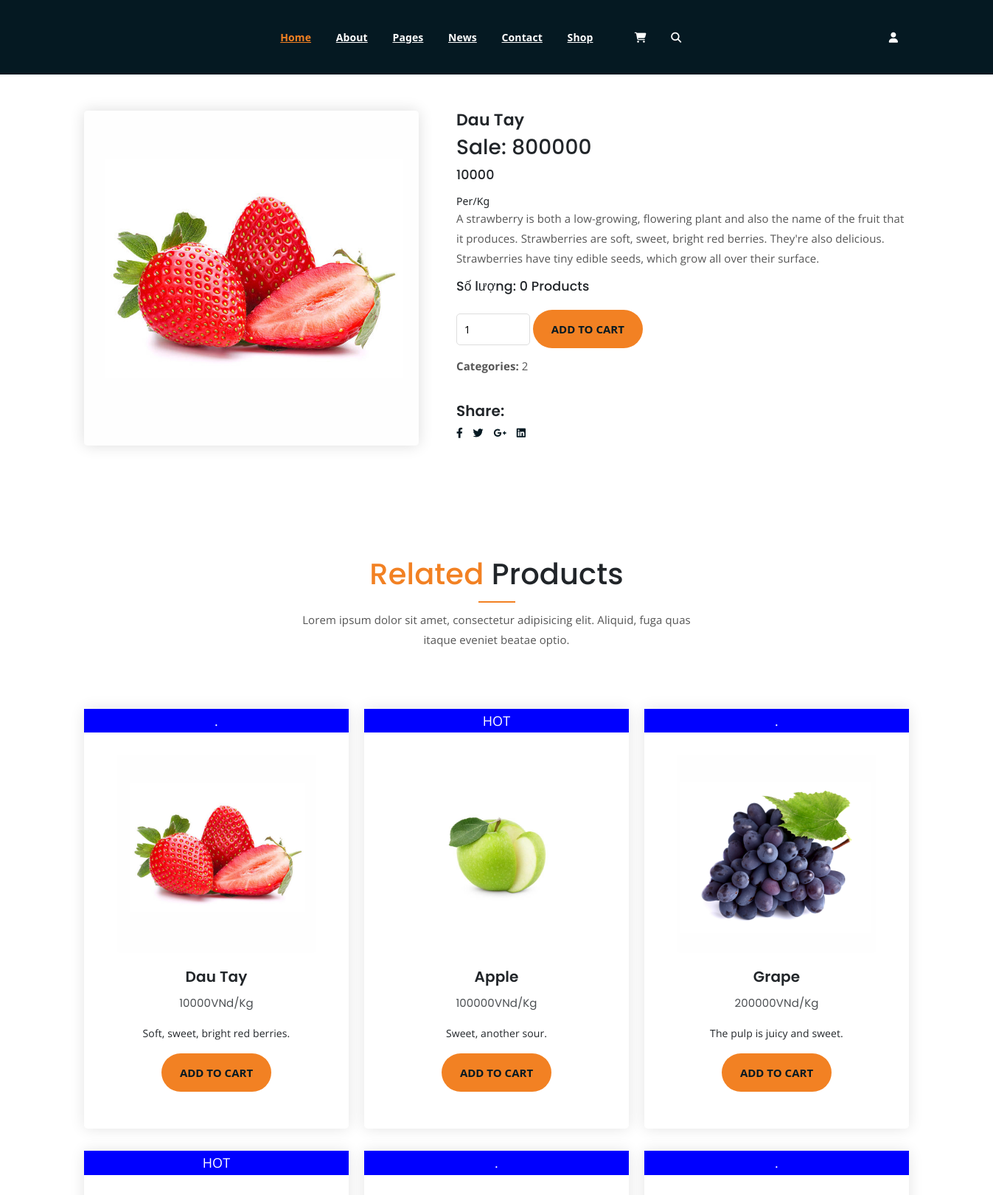
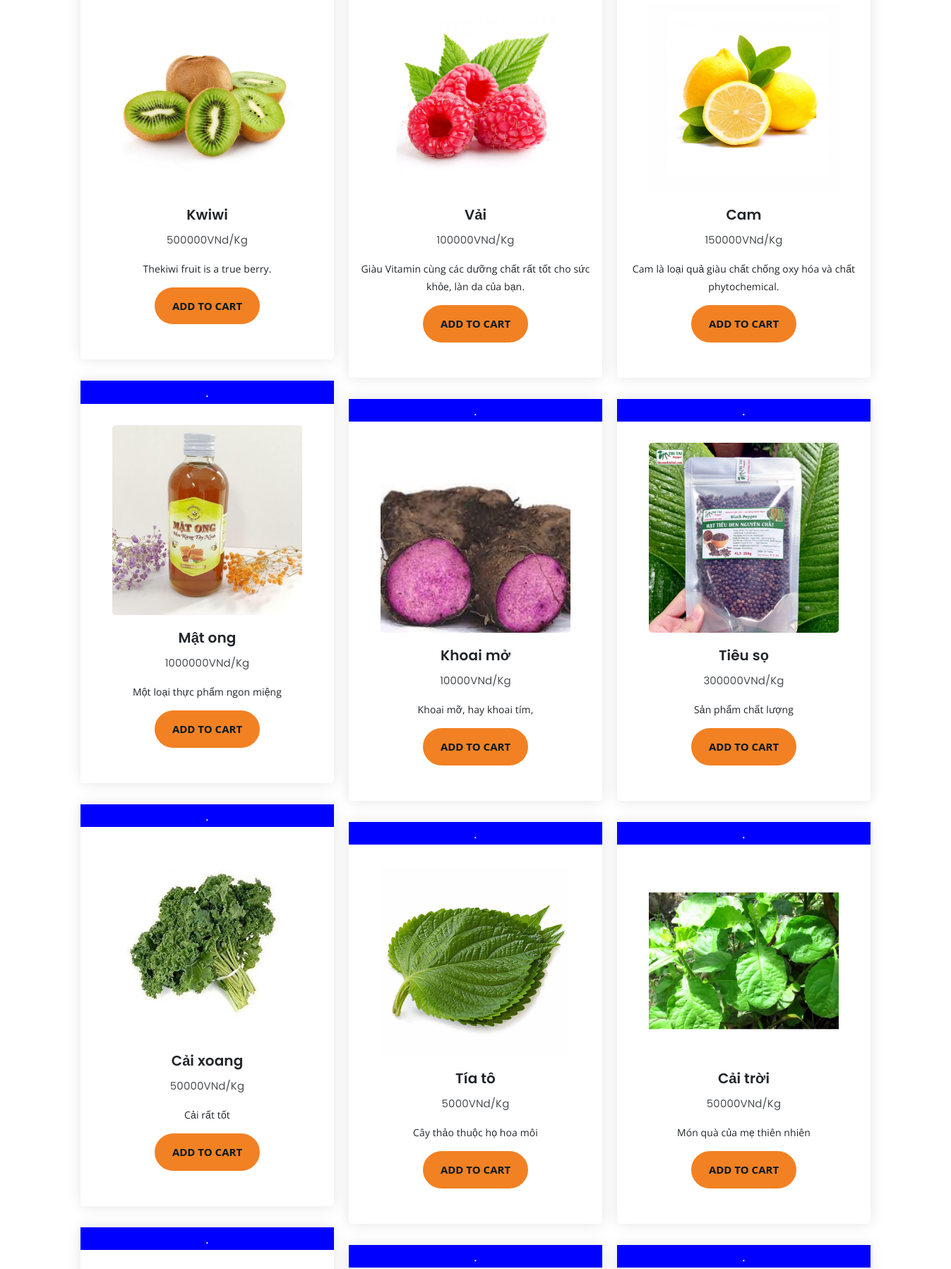
Screenshot of /SourceCode_Implement/singleproduct?id=1 (upper part) with the database file from the repository (2 pictures, top to bottom).
### tables this page shows
CREATE TABLE `tbl_sanpham` (
  `sanpham_id` int(11) NOT NULL,
  `category_id` int(11) NOT NULL,
  `sanpham_name` varchar(255) NOT NULL,
  `sanpham_chitiet` text NOT NULL,
  `sanpham_mota` text NOT NULL,
  `sanpham_gia` int(5) NOT NULL DEFAULT 0,
  `sanpham_giakm` int(10) NOT NULL DEFAULT 0,
  `sanpham_active` int(11) NOT NULL,
  `sanpham_hot` int(11) NOT NULL,
  `sanpham_soluong` int(11) NOT NULL DEFAULT 1000,
  `sanpham_img` varchar(100) NOT NULL
);

### SourceCode_Implement/core/Controller.php (called while the page is built, shortened)
<?php
    class Controller
    {
        function view( $view, $data = []) {
            require_once "./view/".$view.".php";
        }
    }
?>

### SourceCode_Implement/controller/Singleproduct.php (called while the page is built)
<?php
    class Singleproduct extends Controller
    {
        function default() {
            $this->view("singleproduct");
        }
    }
?>

### SourceCode_Implement/core/App.php (called while the page is built, shortened)
<?php
class App{
    protected $action="default";
    function __construct(){
        $arr = $this->UrlProcess();
        if( file_exists("./controller/".$arr[0].".php") ){
            unset($arr[0]);
        }
        $this->controller = new $this->controller;
        $this->params = $arr?array_values($arr):[];
        call_user_func_array([$this->controller, $this->action], $this->params );
    }
    function UrlProcess(){
        if( isset($_GET["url"]) ){
            return explode("/", filter_var(trim($_GET["url"], "/")));
        }
    }
}
?>

### SourceCode_Implement/index.php (called while the page is built, shortened)
<?php
	require_once "./core/App.php";
	require_once "./core/Controller.php";
	$myApp =  new App();
?>

### SourceCode_Implement/view/product.php (the view, shortened to what this page needs)
<?php
    $conn = mysqli_connect('localhost', 'root', '', 'nongsanstore');
    $sql = "SELECT * FROM tbl_sanpham";
    $result = mysqli_query($conn, $sql);
?>
<div class="row product-lists">
    <?php foreach ($result as $row): ?>
    <div class="col-lg-4 col-md-6 text-center <?php  echo"producttype";echo $row['category_id'];?>">
            <div class="single-product-item">
                <div class="Hot">
                    <?php
                        if($row['sanpham_hot'] == 1)
                        {
                            echo "<p>HOT</p>";
                        } else {
                            echo "<p>.</p>";
                        }
                    ?>
                </div>
                <div class="product-image">
                    <a href="./singleproduct?id=<?= $row['sanpham_id'] ?>"><img src="<?php  echo $row['sanpham_img']?>" alt=""></a>
                </div>
                <h3><?php  echo $row['sanpham_name']?>    </h3>
                <p class="product-price"><span><?php  echo $row['sanpham_gia']?>VNd/Kg</span> </p>
                <p> <?php  echo $row['sanpham_chitiet']?><p>
                    <?php
                    $id_sp=$row['sanpham_id'];
                    ?>
               <form action="<?php if(isset($_SESSION['username'])) {echo "./cart?id_sp=<?php echo $id_sp?>";} else {echo "./login";}?>" method="post">
                    <input type="submit" name="add_to_cart" value="Add To Cart">
                </form>
        </div>
    </div>
    <?php endforeach; ?>
</div>

### SourceCode_Implement/view/singleproduct.php (shortened to what this page needs)
<?php
    $conn = mysqli_connect('localhost', 'root', '', 'nongsanstore');
    $sql = "SELECT * FROM tbl_sanpham WHERE sanpham_id  =" .$_GET["id"];
    $result = mysqli_query($conn,$sql);
    $product = mysqli_fetch_assoc($result);
    $id_sp = $_GET["id"];
?>
<!DOCTYPE html>
<html lang="vn">
<?php
    require_once("./view/header.php");
?>
<body>
    <div class="single-product mt-150 mb-150">
        <div class="container">
            <div class="row">
                <div class="col-md-5">
                    <div class="single-product-img">
                        <img src="<?php  echo $product['sanpham_img']?>" alt="">
                    </div>
                </div>
                <div class="col-md-7">
                    <div class="single-product-content">
                        <h3><?php echo $product['sanpham_name'];?></h3>
                        <div class="description">
                               <?php
                                if($product['sanpham_giakm']!=0) echo "<h2> Sale: ".$product['sanpham_giakm']   ."</h2>";
                               ?>
                        </div>
                        <p class="single-product-pricing"><?php echo "<h5>".$product['sanpham_gia']."</h5>";?> </p><span>Per/Kg</span>
                        <p><?php echo $product['sanpham_mota'];?></p>
                        <div class="single-product-form">
                            <div> <h5> Số lượng: <?php echo $product['sanpham_soluong'];?> Products</h5></div>
                            <br>
                            <form action="<?php if(isset($_SESSION['username'])) {echo "./cart?id_sp=<?php echo $id_sp?>";} else {echo "./login";}?>" method="post">
                                <input type="number" name="quantity" value="1" min="1" max="<?=$product['sanpham_soluong']?>" placeholder="Quantity" required>
                                <input type="submit" name="add_to_cart" value="Add To Cart">
                            </form>
                            <p><strong>Categories: </strong><?php echo $product['category_id'];?></p>
                        </div>
                        <h4>Share:</h4>
                        <ul class="product-share">
                            <li><a href="https://www.facebook.com/"><i class="fab fa-facebook-f"></i></a></li>
                            <li><a href="https://twitter.com/?lang=vi"><i class="fab fa-twitter"></i></a></li>
                            <li><a href="https://www.google.com/"><i class="fab fa-google-plus-g"></i></a></li>
                            <li><a href="https://www.instagram.com/"><i class="fab fa-linkedin"></i></a></li>
                        </ul>
                    </div>
                </div>
            </div>
        </div>
    </div>
    <div class="more-products mb-150">
        <div class="container">
            <div class="row">
                <div class="col-lg-8 offset-lg-2 text-center">
                    <div class="section-title">
                        <h3><span class="orange-text">Related</span> Products</h3>
                        <p>Lorem ipsum dolor sit amet, consectetur adipisicing elit. Aliquid, fuga quas itaque eveniet beatae optio.</p>
                    </div>
                </div>
            </div>
                <?php
                    require_once("./view/product.php");
                ?>
        </div>
    </div>
    </body>
</html>
<?php
require_once("./view/footer.php");
?>

### SourceCode_Implement/asset/css/main.css (style rules this page uses)
html { font-size: 14px; font-weight: 400; line-height: 28px; height: 100%; }
body { font-family: "Open Sans", sans-serif; font-weight: 400; font-size: 1rem; letter-spacing: 0.1px; line-height: 1.8; color: #051922; overflow-x: hidden; }
body img { max-width: 100%; }
a { cursor: pointer; text-decoration: none; -webkit-transition: all 0.2s ease-in-out; -o-transition: all 0.2s ease-in-out; transition: all 0.2s ease-in-out; }
h1, .h1, h2, .h2, h3, .h3, h4, .h4, h5, .h5, h6, .h6 { font-family: "Poppins", sans-serif; font-weight: 700; margin: 0 0 1.25rem 0; color: #051922; }
h1:last-child, .h1:last-child, h2:last-child, .h2:last-child, h3:last-child, .h3:last-child, h4:last-child, .h4:last-child, h5:last-child, .h5:last-child, h6:last-child, .h6:last-child { margin: 0; }
h2, .h2 { font-size: 3rem; font-weight: 700; line-height: 3.25rem; }
h3, .h3 { font-size: 2rem; font-weight: 700; line-height: 2.25rem; }
h4, .h4 { font-size: 1.5rem; font-weight: 700; line-height: 1.75rem; }
h5, .h5 { font-size: 1.25rem; font-weight: 700; line-height: 1.5rem; }
p { font-family: "Open Sans", sans-serif; font-weight: 400; font-size: 1rem; letter-spacing: 0.1px; line-height: 1.8; margin: 0 0 1.25rem 0; }
p:last-child { margin: 0; }
.mt-150 { margin-top: 150px; }
.mb-150 { margin-bottom: 150px; }
.orange-text { color: #F28123; }
.section-title h3 { font-size: 40px; position: relative; padding-bottom: 15px; }
.section-title h3:after { position: absolute; content: ''; left: 0px; right: 0px; bottom: 0px; width: 50px; height: 2px; background-color: #F28123; margin: 0 auto; }
.section-title p { font-size: 15px; width: 530px; margin: 0 auto; color: #555; margin-top: 10px; line-height: 1.8; }
.section-title { margin-bottom: 80px; }
input[type="submit"] { -webkit-transition: 0.3s; -o-transition: 0.3s; transition: 0.3s; border-radius: 50px !important; }
.product-image img { -webkit-transition: 0.3s; -o-transition: 0.3s; transition: 0.3s; }
ul.product-share li a { -webkit-transition: 0.3s; -o-transition: 0.3s; transition: 0.3s; }
.single-product-item { -webkit-transition: 0.3s; -o-transition: 0.3s; transition: 0.3s; }
html, body { height: 100%; }
input[type="submit"] { background-color: #F28123; color: #051922; font-weight: 700; text-transform: uppercase; font-size: 15px; border: none !important; cursor: pointer; padding: 15px 25px; border-radius: 3px; }
.single-product-item { margin-bottom: 30px; }
.product-image { padding: 30px; padding-bottom: 0; }
.product-image img { width: 90%; border-radius: 5px; margin-bottom: 20px; }
.single-product-item h3 { font-size: 20px; font-weight: 600; margin-bottom: 10px; }
p.product-price { font-family: 'Poppins', sans-serif; font-size: 30px; font-weight: 700; margin-bottom: 15px; }
p.product-price span { display: block; opacity: 0.8; font-size: 15px; font-weight: 400; }
.single-product-img img { border-radius: 5px; -webkit-box-shadow: 0 0 20px #ddd; box-shadow: 0 0 20px #ddd; }
.single-product-content h3 { font-size: 22px; font-weight: 600; }
.single-product-content p { font-size: 15px; color: #555; line-height: 1.8; }
.single-product-content p.single-product-pricing { font-size: 32px; font-weight: 700; margin-bottom: 10px; color: #051922; line-height: inherit; }
input[type="number"] { border: 1px solid #ddd; border-radius: 5px; padding: 10px; width: 100px; margin-bottom: 15px; }
.single-product-content h4 { font-size: 20px; font-weight: 600; margin-top: 35px; }
ul.product-share { margin: 0; padding: 0; list-style: none; }
ul.product-share li { display: inline-block; }
ul.product-share li a { display: block; color: #051922; margin-right: 10px; }
.single-product-content { margin-left: 30px; }
.single-product-item { -webkit-box-shadow: 0 0 20px #e4e4e4; box-shadow: 0 0 20px #e4e4e4; padding-bottom: 50px; border-radius: 5px; }

### SourceCode_Implement/view/product.php (style rules this page uses)
.Hot>p { font-size: 18px; font-weight: 300px; text-align: center; color: white; background-color:blue; }

### rows the page displays
tbl_sanpham: sanpham_img (picture), sanpham_name "Dau Tay", sanpham_giakm "800000", sanpham_gia "10000", sanpham_mota "A strawberry is both a low-growing, flowering plant and also the name of the fruit that it produces. Strawberries are soft, sweet, bright red berries. They're also delicious. Strawberries have tiny edible seeds, which grow all over their surface.", sanpham_soluong "0", category "2", sanpham_chitiet "Soft, sweet, bright red berries."
tbl_sanpham: sanpham_hot "HOT", sanpham_img (picture), sanpham_name "Apple", sanpham_gia "100000", sanpham_chitiet "Sweet, another sour."
tbl_sanpham: sanpham_img (picture), sanpham_name "Grape", sanpham_gia "200000", sanpham_chitiet "The pulp is juicy and sweet."
tbl_sanpham: sanpham_hot "HOT", sanpham_img (picture), sanpham_name "Kwiwi", sanpham_gia "500000", sanpham_chitiet "Thekiwi fruit is a true berry."
tbl_sanpham: sanpham_img (picture), sanpham_name "Vải", sanpham_gia "100000", sanpham_chitiet "Giàu Vitamin cùng các dưỡng chất rất tốt cho sức khỏe, làn da của bạn."
tbl_sanpham: sanpham_img (picture), sanpham_name "Cam", sanpham_gia "150000", sanpham_chitiet "Cam là loại quả giàu chất chống oxy hóa và chất phytochemical."
tbl_sanpham: sanpham_img (picture), sanpham_name "Mật ong", sanpham_gia "1000000", sanpham_chitiet "Một loại thực phẩm ngon miệng"
tbl_sanpham: sanpham_img (picture), sanpham_name "Khoai mở", sanpham_gia "10000", sanpham_chitiet "Khoai mỡ, hay khoai tím,"
tbl_sanpham: sanpham_img (picture), sanpham_name "Tiêu sọ", sanpham_gia "300000", sanpham_chitiet "Sản phẩm chất lượng"
tbl_sanpham: sanpham_img (picture), sanpham_name "Cải xoang", sanpham_gia "50000", sanpham_chitiet "Cải rất tốt"
tbl_sanpham: sanpham_img (picture), sanpham_name "Tía tô", sanpham_gia "5000", sanpham_chitiet "Cây thảo thuộc họ hoa môi"
tbl_sanpham: sanpham_img (picture), sanpham_name "Cải trời", sanpham_gia "50000", sanpham_chitiet "Món quà của mẹ thiên nhiên"
